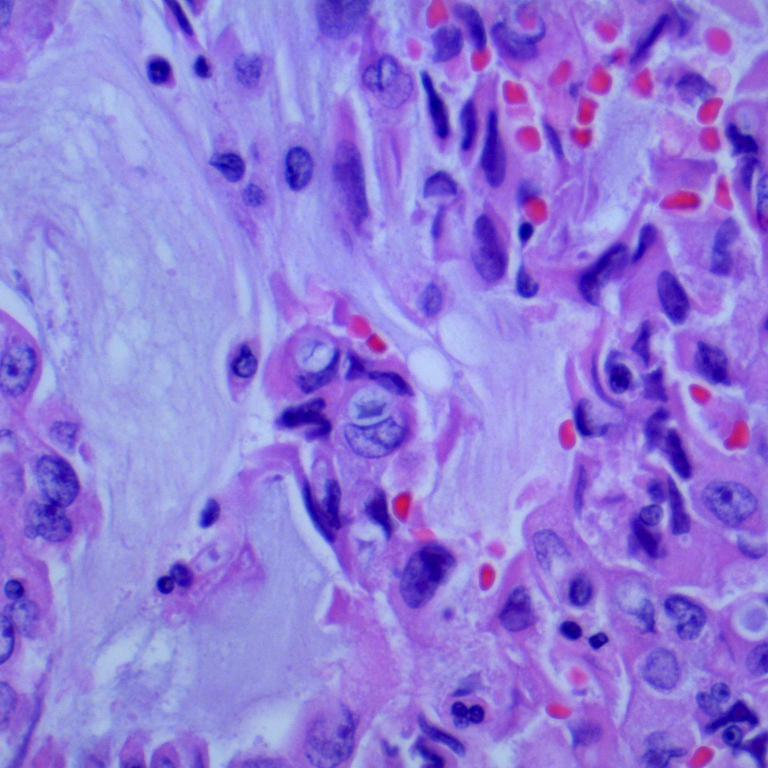
#> input picture data/Adenocarcinoma/lungaca1057.jpeg, 768 x 768 px, found by its file name; its folder holds only this picture in this run
$ jupyter execute --allow-errors project_lung_cancer50pc.ipynb
#> lines starting #> are read from the running program, lines starting #| are printed output that depends on the picture
# Research Project

[cell 1]
import os
import numpy as np
from PIL import Image
from sklearn.decomposition import PCA, IncrementalPCA
from sklearn.preprocessing import StandardScaler, LabelEncoder
from sklearn.metrics import confusion_matrix, ConfusionMatrixDisplay

import matplotlib.pyplot as plt
import seaborn as sns
from sklearn.neighbors import KNeighborsClassifier
from sklearn.pipeline import Pipeline
from sklearn.preprocessing import StandardScaler
from sklearn.model_selection import train_test_split
from sklearn.pipeline import make_pipeline
from sklearn.inspection import DecisionBoundaryDisplay
from sklearn.metrics import classification_report
import matplotlib.pyplot as plt
from sklearn.model_selection import GridSearchCV

import numpy as np
from sklearn.tree import DecisionTreeClassifier

from matplotlib import cm

from sklearn import datasets
from sklearn.gaussian_process import GaussianProcessClassifier
from sklearn.gaussian_process.kernels import RBF
from sklearn.inspection import DecisionBoundaryDisplay
from sklearn.linear_model import LogisticRegression
from sklearn.metrics import accuracy_score , f1_score
from sklearn.multiclass import OneVsRestClassifier
from sklearn.svm import SVC
import pandas as pd
from sklearn.ensemble import RandomForestClassifier


from sklearn import svm, datasets

from sklearn import svm
from sklearn.svm import LinearSVC

# PCA
here we load the dataset, by grabbing the images and converting a 64x64x3 image and flattening it to fit in a row with

# PCA in Grayscale

[cell 2]
# Function to load and preprocess the dataset


def load_dataset_gray(path):
    images = []
    labels = []
    for class_dir in os.listdir(path):
        class_path = os.path.join(path, class_dir)
        if os.path.isdir(class_path):
            for image_file in os.listdir(class_path):
                image = Image.open(os.path.join(
                    class_path, image_file)).convert('L')
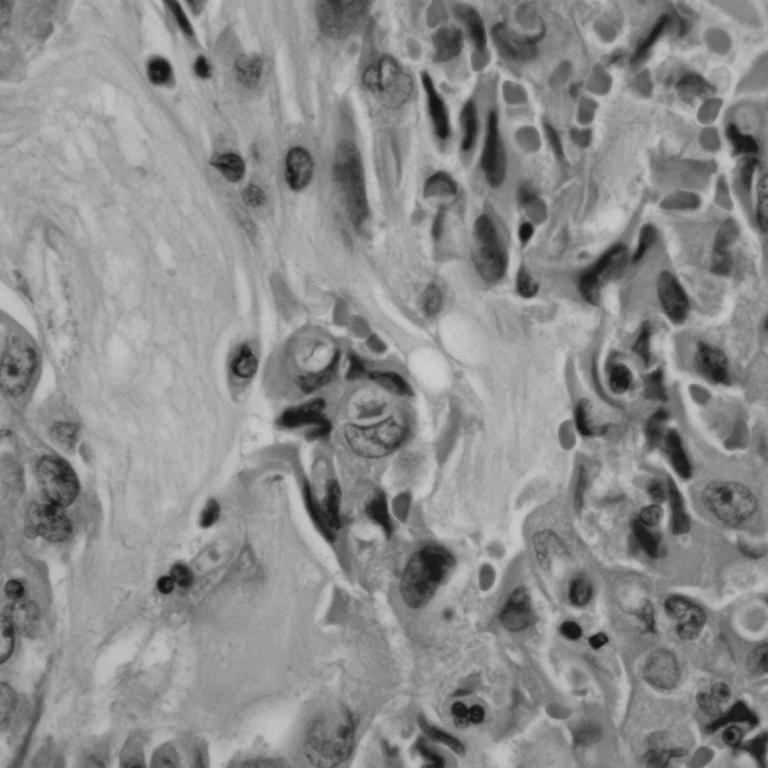
#> image: PIL image 768x768 L; min 16, max 208, mean 140.4
                image = image.resize((64, 64))  # Resize images for consistency
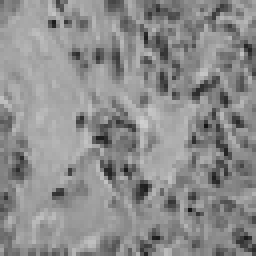
#> image: PIL image 64x64 L (shown 4 times larger); min 20, max 207, mean 140.4
                # Flatten the image into a 1D array
                image = np.array(image).flatten()
#> image = 4096 values, max 207 at index 1955, min 20 at index 2035, mean 140.4
                images.append(image)
                labels.append(class_dir)
#> pass 2 of the loop in load_dataset_gray, `for class_dir in os.listdir(path):`:
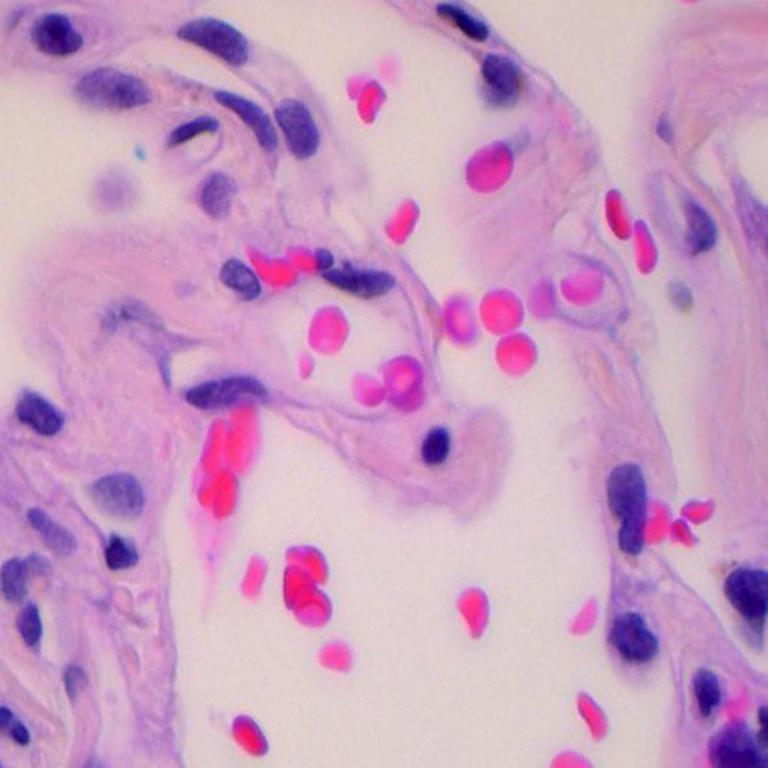
#> input picture data/Benign/lungn1016.jpeg, 768 x 768 px, found by its file name
#> in load_dataset_gray, `image = Image.open(os.path.join( class_path, image_file)).convert('L')`:
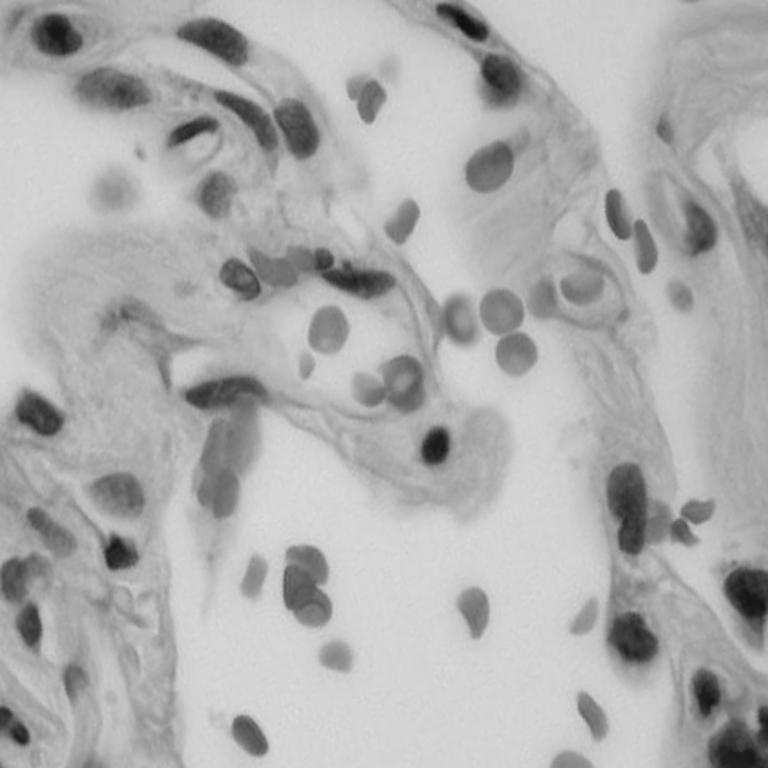
#> image: PIL image 768x768 L; min 13, max 223, mean 174.8
#> in load_dataset_gray, `image = image.resize((64, 64))`:
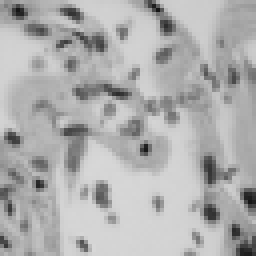
#> image: PIL image 64x64 L (shown 4 times larger); min 22, max 215, mean 174.8
#> in load_dataset_gray, `image = np.array(image).flatten()`: image = 4096 values, max 215 at index 2521, min 22 at index 132, mean 174.8

    images = np.array(images)
    labels = np.array(labels)

    return images, labels


# Each row is a flattened image and the columns represent the pixels in 1 channel 64*64*
# Load the dataset
images_gray, labels = load_dataset_gray(
    '/Users/henriquerio/Documents/IIT/FALL2024/csp571_Project/data')

[cell 3]
images_gray.shape
#> Out = (2, 4096)
